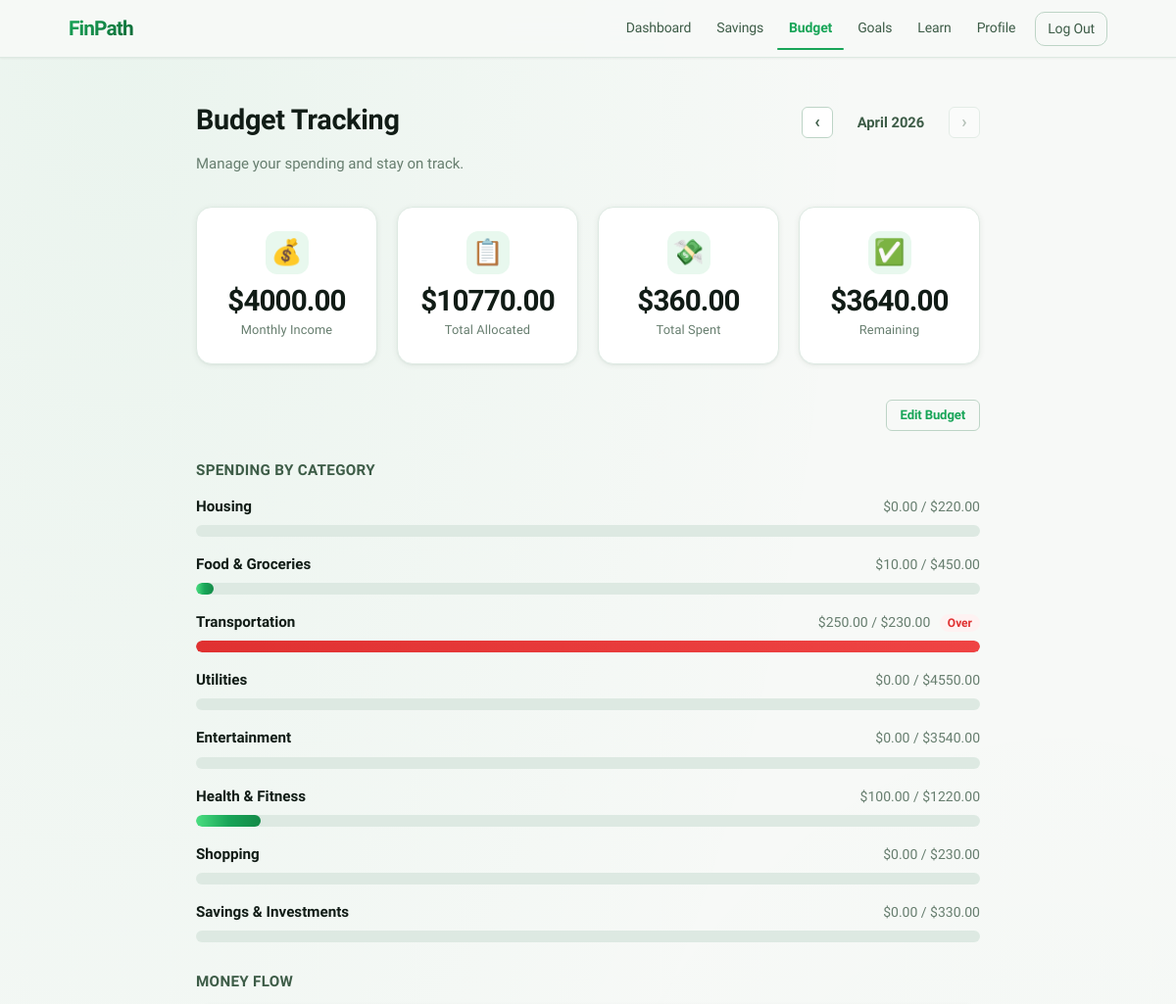
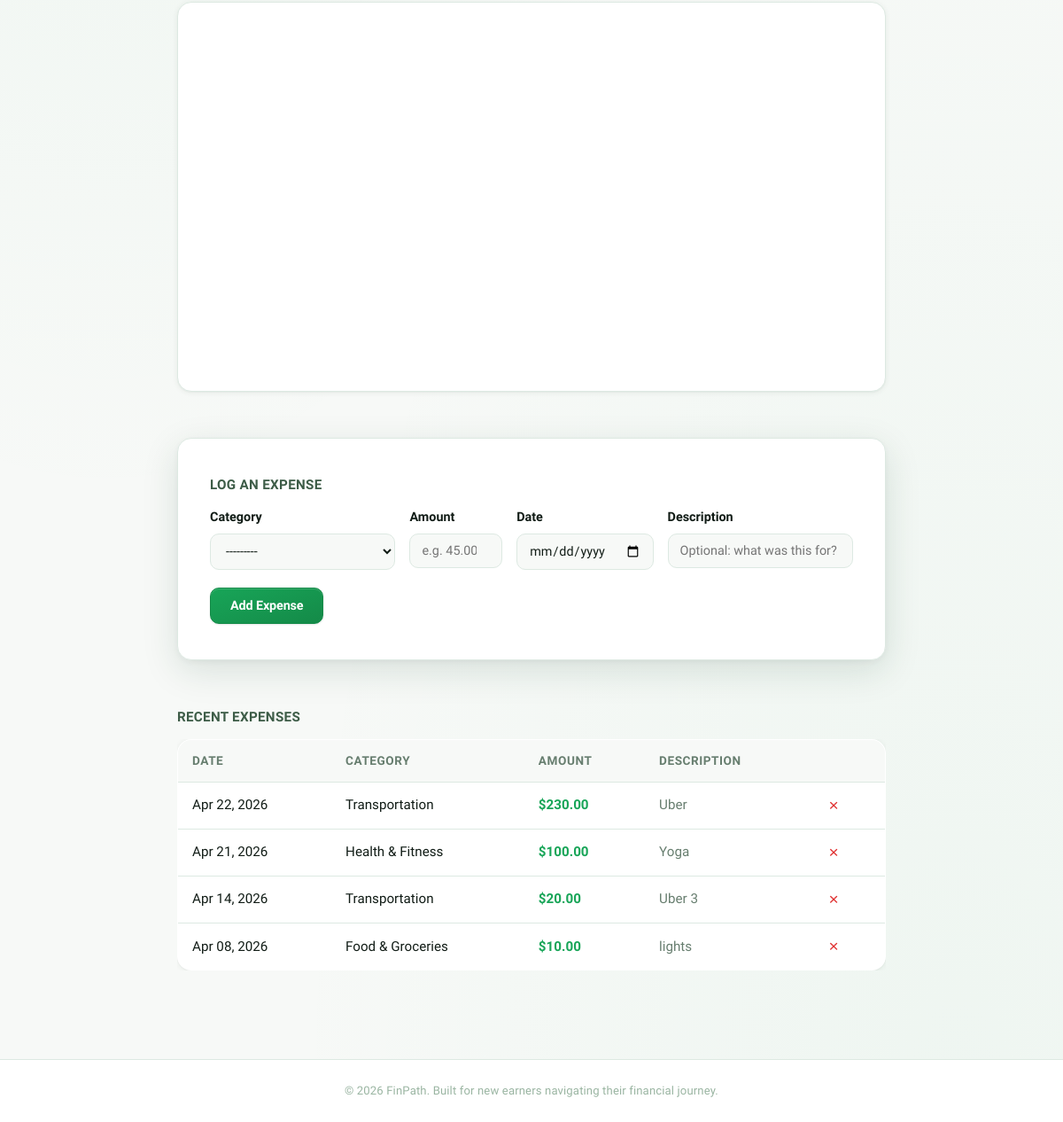
Screenshot of /budgets/ (signed in) with the database file from the repository (2 pictures, top to bottom).
### budgets/models.py (models this page shows, shortened)
class Budget(models.Model):
    user = models.ForeignKey(User, on_delete=models.CASCADE, related_name='budgets')
    month = models.DateField(help_text='First day of the budget month')
    total_income = models.DecimalField(max_digits=12, decimal_places=2)
    created_at = models.DateTimeField(auto_now_add=True)
    class Meta:
        ordering = ['-month']
        verbose_name_plural = 'budgets'
        unique_together = ['user', 'month']

class BudgetCategory(models.Model):
    budget = models.ForeignKey(Budget, on_delete=models.CASCADE, related_name='categories')
    name = models.CharField(max_length=100)
    allocated = models.DecimalField(max_digits=12, decimal_places=2, default=0)
    class Meta:
        ordering = ['name']
        verbose_name_plural = 'budget categories'
    def __str__(self):
        return f"{self.name} (${self.allocated})"

class Expense(models.Model):
    user = models.ForeignKey(User, on_delete=models.CASCADE, related_name='expenses')
    category = models.ForeignKey(BudgetCategory, on_delete=models.CASCADE, related_name='expenses')
    amount = models.DecimalField(max_digits=12, decimal_places=2)
    date = models.DateField()
    description = models.CharField(max_length=255, blank=True)
    created_at = models.DateTimeField(auto_now_add=True)
    class Meta:
        ordering = ['-date', '-created_at']
        verbose_name_plural = 'expenses'

### budgets/views.py (the view, shortened to what this page needs)
# urls.py: path('', views.budget_overview, name='budget_overview'),
@login_required
def budget_overview(request):
    today = timezone.now().date()
    default_month = today.replace(day=1)
    month_param = request.GET.get('month') or request.POST.get('_month')
    current_month = default_month
    month_str = current_month.strftime('%Y-%m')
    is_current_month = current_month == default_month
    if current_month.month == 1:
        prev_month = date(current_month.year - 1, 12, 1)
    else:
        prev_month = date(current_month.year, current_month.month - 1, 1)
    if current_month.month == 12:
        next_month = date(current_month.year + 1, 1, 1)
    else:
        next_month = date(current_month.year, current_month.month + 1, 1)
    nav_context = {
        'current_month': current_month,
        'month_str': month_str,
        'prev_month_str': prev_month.strftime('%Y-%m'),
        'next_month_str': next_month.strftime('%Y-%m'),
        'is_current_month': is_current_month,
    }
    budget = Budget.objects.filter(user=request.user, month=current_month).first()
    if not budget:
        return render(request, 'budgets/overview.html', {
            'has_budget': False,
            **nav_context,
        })
    categories = budget.categories.annotate(total_spent=Sum('expenses__amount'))
    expenses = Expense.objects.filter(user=request.user, category__budget=budget)
    if request.method == 'POST':
        form = ExpenseForm(request.POST)
        form.fields['category'].queryset = categories
        if form.is_valid():
            expense = form.save(commit=False)
            expense.user = request.user
            expense.save()
            messages.success(request, f'Expense of ${expense.amount} added to {expense.category.name}!')
            redirect_url = reverse('budget_overview')
            if not is_current_month:
                redirect_url += f'?month={month_str}'
            return redirect(redirect_url)
    else:
        form = ExpenseForm()
        form.fields['category'].queryset = categories
    total_income = budget.total_income
    total_allocated = categories.aggregate(total=Sum('allocated'))['total'] or Decimal('0.00')
    total_spent = expenses.aggregate(total=Sum('amount'))['total'] or Decimal('0.00')
    remaining = total_income - total_spent
    unallocated = total_income - total_allocated
    monthly_income = total_income
    category_data = _build_category_data(categories)
    sankey_data = _build_sankey_data(budget, categories, total_income)
    recent_expenses = expenses[:20]
    context = {
        'has_budget': True,
        'budget': budget,
        'form': form,
        'total_income': total_income,
        'monthly_income': monthly_income,
        'total_allocated': total_allocated,
        'total_spent': total_spent,
        'remaining': remaining,
        'unallocated': unallocated,
        'category_data': category_data,
        'sankey_json': json.dumps(sankey_data),
        'recent_expenses': recent_expenses,
        **nav_context,
    }
    return render(request, 'budgets/overview.html', context)

### budgets/forms.py (shortened to what this page needs)
class ExpenseForm(forms.ModelForm):
    class Meta:
        model = Expense
        fields = ('category', 'amount', 'date', 'description')
        widgets = {
            'category': forms.Select(attrs={
                'class': 'form-input',
            }),
            'amount': forms.NumberInput(attrs={
                'class': 'form-input',
                'placeholder': 'e.g. 45.00',
                'min': '0.01',
                'step': '0.01',
            }),
            'date': forms.DateInput(attrs={
                'class': 'form-input',
                'type': 'date',
            }),
            'description': forms.TextInput(attrs={
                'class': 'form-input',
                'placeholder': 'Optional: what was this for?',
            }),
        }

### budgets/views.py (called while the page is built)
def _build_category_data(categories):
    result = []
    for cat in categories:
        if cat.allocated <= 0:
            continue
        spent = cat.total_spent or Decimal('0.00')
        percent = min(float(spent / cat.allocated * 100), 100) if cat.allocated > 0 else 0
        result.append({
            'name': cat.name,
            'allocated': cat.allocated,
            'spent': spent,
            'remaining': cat.allocated - spent,
            'percent': round(percent, 1),
            'over_budget': spent > cat.allocated,
        })
    return result

def _build_sankey_data(budget, categories, total_income):
    rows = []
    for cat in categories:
        spent = cat.total_spent or Decimal('0.00')
        if spent > 0:
            rows.append(['Total Spent', cat.name, float(spent)])
    return rows

### templates/budgets/overview.html (shortened to what this page needs)
{% extends 'base.html' %}
{% block content %}
<div class="container">
    <div class="budget-header">
        <div class="budget-header-top">
            <h2>Budget Tracking</h2>
            <div class="month-nav">
                <a href="?month={{ prev_month_str }}" class="month-nav-btn" aria-label="Previous month">&#8249;</a>
                <span class="month-nav-label">{{ current_month|date:"F Y" }}</span>
                {% if not is_current_month %}
                <a href="?month={{ next_month_str }}" class="month-nav-btn" aria-label="Next month">&#8250;</a>
                {% else %}
                <span class="month-nav-btn month-nav-disabled" aria-disabled="true">&#8250;</span>
                {% endif %}
            </div>
        </div>
        <p>Manage your spending and stay on track.</p>
    </div>
    {% if not has_budget %}
    <div class="dashboard-section">
        <div class="card" style="text-align:center; padding: 48px;">
            <div class="card-icon">&#128202;</div>
            <h3>No budget set for {{ current_month|date:"F Y" }}</h3>
            <p style="color: var(--text-light); margin-bottom: 20px;">Create a monthly budget to start tracking your spending.</p>
            <a href="{% url 'budget_setup' %}" class="btn btn-primary">Set Up Budget</a>
        </div>
    </div>
    {% else %}
    <div class="dashboard-stats budget-stats">
        <div class="stat-card">
            <div class="stat-icon">&#128176;</div>
            <div class="stat-value">${{ monthly_income|floatformat:2 }}</div>
            <div class="stat-label">Monthly Income</div>
        </div>
        <div class="stat-card">
            <div class="stat-icon">&#128203;</div>
            <div class="stat-value">${{ total_allocated|floatformat:2 }}</div>
            <div class="stat-label">Total Allocated</div>
        </div>
        <div class="stat-card">
            <div class="stat-icon">&#128184;</div>
            <div class="stat-value">${{ total_spent|floatformat:2 }}</div>
            <div class="stat-label">Total Spent</div>
        </div>
        <div class="stat-card">
            <div class="stat-icon">&#9989;</div>
            <div class="stat-value {% if remaining < 0 %}stat-value-danger{% endif %}">${{ remaining|floatformat:2 }}</div>
            <div class="stat-label">Remaining</div>
        </div>
    </div>
    <div class="dashboard-section budget-actions">
        <a href="{% url 'budget_setup' %}" class="btn btn-outline btn-sm">Edit Budget</a>
    </div>
    <div class="dashboard-section">
        <h3>Spending by Category</h3>
        {% for cat in category_data %}
        <div class="budget-category-row">
            <div class="budget-category-header">
                <span class="budget-category-name">{{ cat.name }}</span>
                <span class="budget-category-amounts">
                    ${{ cat.spent|floatformat:2 }} / ${{ cat.allocated|floatformat:2 }}
                    {% if cat.over_budget %}
                    <span class="budget-over-badge">Over</span>
                    {% endif %}
                </span>
            </div>
            <div class="progress-bar-container">
                <div class="progress-bar {% if cat.over_budget %}progress-bar-danger{% endif %}" style="width: {{ cat.percent }}%"></div>
            </div>
        </div>
        {% empty %}
        <p style="color: var(--text-light);">No categories with allocations yet.</p>
        {% endfor %}
    </div>
    <div class="dashboard-section">
        <h3>Money Flow</h3>
        <div class="chart-card budget-sankey-card">
            <div id="sankey_chart"></div>
        </div>
    </div>
    <div class="dashboard-section">
        <div class="form-card budget-form-card">
            <h3>Log an Expense</h3>
            <form method="post" novalidate>
                <div class="budget-form-row">
                    {% for field in form %}
                    <div class="form-group">
                        <label for="{{ field.id_for_label }}">{{ field.label }}</label>
                        {{ field }}
                    </div>
                    {% endfor %}
                </div>
                <button type="submit" class="btn btn-primary">Add Expense</button>
            </form>
        </div>
    </div>
    <div class="dashboard-section">
        <h3>Recent Expenses</h3>
        {% if recent_expenses %}
        <div class="entries-table-wrapper">
            <table class="entries-table">
                <thead>
                    <tr>
                        <th>Date</th>
                        <th>Category</th>
                        <th>Amount</th>
                        <th>Description</th>
                        <th></th>
                    </tr>
                </thead>
                <tbody>
                    {% for expense in recent_expenses %}
                    <tr>
                        <td>{{ expense.date|date:"M d, Y" }}</td>
                        <td>{{ expense.category.name }}</td>
                        <td class="entry-amount">${{ expense.amount|floatformat:2 }}</td>
                        <td class="entry-note">{{ expense.description|default:"--" }}</td>
                        <td>
                            <form method="post" action="{% url 'budget_delete_expense' expense.pk %}" class="delete-form">
                                <button type="submit" class="btn-delete" title="Delete expense" onclick="return confirm('Delete this expense?')">&times;</button>
                            </form>
                        </td>
                    </tr>
                    {% endfor %}
                </tbody>
            </table>
        </div>
        {% else %}
        <div class="card" style="text-align:center; padding: 40px;">
            <p>No expenses logged yet. Use the form above to add your first one!</p>
        </div>
        {% endif %}
    </div>
    {% endif %}
</div>
{% endblock %}

### rows the page displays
Budget: total_income "4000.00"
BudgetCategory: name "Housing", allocated "220.00"
BudgetCategory: name "Food & Groceries", allocated "450.00"
BudgetCategory: name "Transportation", allocated "230.00"
BudgetCategory: name "Utilities", allocated "4550.00"
BudgetCategory: name "Entertainment", allocated "3540.00"
BudgetCategory: name "Health & Fitness", allocated "1220.00"
BudgetCategory: name "Shopping", allocated "230.00"
BudgetCategory: name "Savings & Investments", allocated "330.00"
Expense: date "Apr 22, 2026", category.name "Transportation", amount "230.00", description "Uber"
Expense: date "Apr 21, 2026", category.name "Health & Fitness", amount "100.00", description "Yoga"
Expense: date "Apr 14, 2026", category.name "Transportation", amount "20.00", description "Uber 3"
Expense: date "Apr 08, 2026", category.name "Food & Groceries", amount "10.00", description "lights"

### other values shown
{{ current_month|date:"F Y" }} "April 2026"
{{ total_allocated|floatformat:2 }} "10770.00"
{{ total_spent|floatformat:2 }} "360.00"
{{ remaining|floatformat:2 }} "3640.00"
{{ cat.spent|floatformat:2 }} "0.00" "10.00" "250.00" "0.00" "0.00" "100.00" "0.00" "0.00"
{{ field.label }} "Category" "Amount" "Date" "Description"
